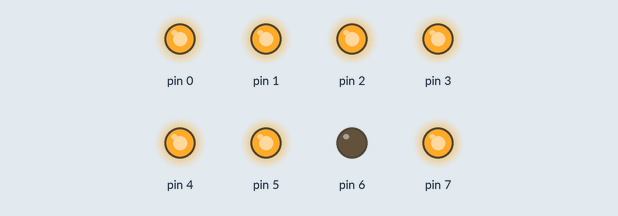
Recording of a sketch running on a simulated Arduino Uno, built with avr-gcc and run on an emulated ATmega328P. On the bench: output pins drawn as LEDs (lit = HIGH).

Above: at 0.1 s.
At 4.4 s:
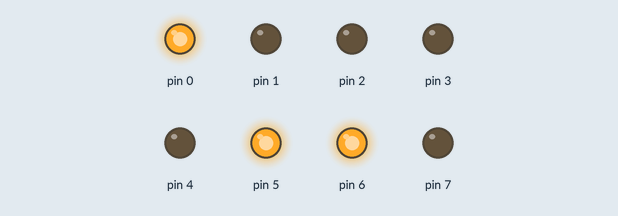
At 8.8 s:
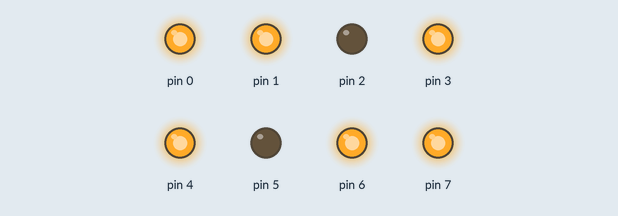
At 13.2 s:
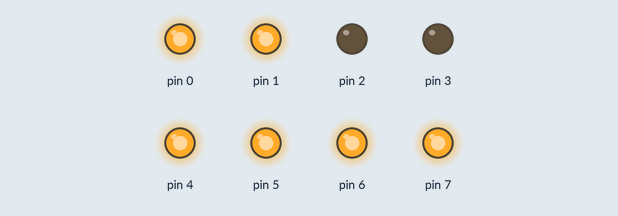
At 17.6 s:
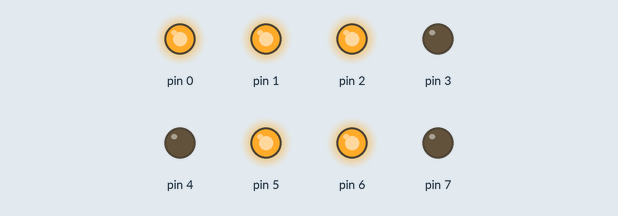
At 37.2 s:
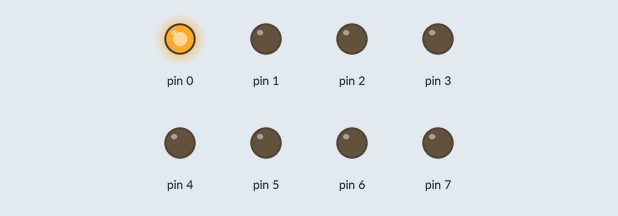
Timing chart, 0 to 40.0 s (numbered marks = the images above):
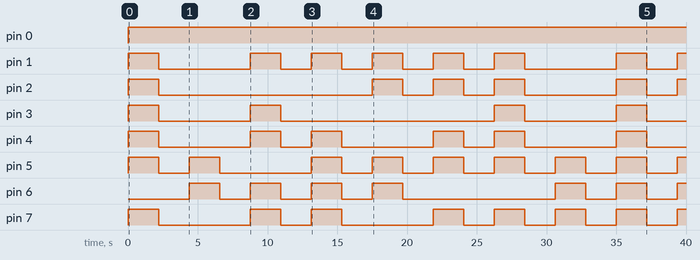

The sketch:

sevenSegment.ino
```cpp
/*interfacing a seven segment display with arduino uno using ansi C
the seven segment was connected in an order, the first segment to
bit 7 and the last 'h', to bit 0*/

#define MASK 0b11111111
void MyDelay(unsigned long mSeconds);

void setup() {
  // put your setup code here, to run once:
  DDRD |= MASK;
}

void loop() {
  // put your main code here, to run repeatedly:
  PORTD |= 0b10111111; //prints 0 and the dot
  MyDelay(1000);
  PORTD &= -(0b10111111); //releases the register
  MyDelay(1000);
  PORTD |= 0b01100001; //prints 1 and the dot
  MyDelay(1000);
  PORTD &= -(0b01100001); //releases the register
  MyDelay(1000);
  PORTD |= 0b11011011; //prints 2 and the dot
  MyDelay(1000);
  PORTD &= -(0b11011011); //releases the register
  MyDelay(1000);
  PORTD |= 0b11110011; //prints 3 and the dot
  MyDelay(1000);
  PORTD &= -(0b11110011);
  MyDelay(1000);
  PORTD |= 0b01100111; //prints 4 and the dot
  MyDelay(1000);
  PORTD &= -(0b01100111); //releases the register
  MyDelay(1000);
  PORTD |= 0b10110111; //prints 5 and the dot
  MyDelay(1000);
  PORTD &= -(0b10110111); //releases the register
  MyDelay(1000);
  PORTD |= 0b10111111; //prints 6 and the dot
  MyDelay(1000);
  PORTD &= -(0b10111111); //releases the register
  MyDelay(1000);
  PORTD |= 0b11100001; //prints 7 and the dot
  MyDelay(1000);
  PORTD &= -(0b11100001); //releases the register
  MyDelay(1000);
  PORTD |= 0b11111111; //prints 8 and the dot
  MyDelay(1000);
  PORTD &= -(0b11111111); //releases the register
  MyDelay(1000);
  PORTD |= 0b11100111; //prints 9 and the dot
  MyDelay(1000);
  PORTD &= -(0b11100111); //releases the register
  MyDelay(1000);

}
void MyDelay(unsigned long mSecondsApx){
  volatile unsigned long i;
  unsigned long endTime = 1000*mSecondsApx;
  for(i=0;i<=endTime; i++);
}
```

Measured:
- by itself, pin 0: LOW → HIGH at 0.00 s
- by itself, pin 1: LOW → HIGH at 0.00 s, → LOW 2.2 s later, → HIGH 6.6 s later, → LOW 2.2 s later, … (15 changes in this stretch)
- by itself, pin 2: LOW → HIGH at 0.00 s, → LOW 2.2 s later, → HIGH 15.3 s later, → LOW 2.2 s later, … (11 changes in this stretch)
- by itself, pin 3: LOW → HIGH at 0.00 s, → LOW 2.2 s later, → HIGH 6.6 s later, → LOW 2.2 s later, … (8 changes in this stretch)
- by itself, pin 4: repeats every 13.1 s: LOW 6.6 s, HIGH 2.2 s, LOW 2.2 s, HIGH 2.2 s
- by itself, pin 5: goes HIGH 2.2 s, LOW 2.2 s, HIGH 2.2 s, LOW 6.6 s, 6 × (HIGH 2.2 s, LOW 2.2 s), then HIGH
- by itself, pin 6: LOW → HIGH at 4.4 s, → LOW 2.2 s later, → HIGH 2.2 s later, → LOW 2.2 s later, … (13 changes in this stretch)
- by itself, pin 7: LOW → HIGH at 0.00 s, → LOW 2.2 s later, → HIGH 6.6 s later, → LOW 2.2 s later, … (15 changes in this stretch)
